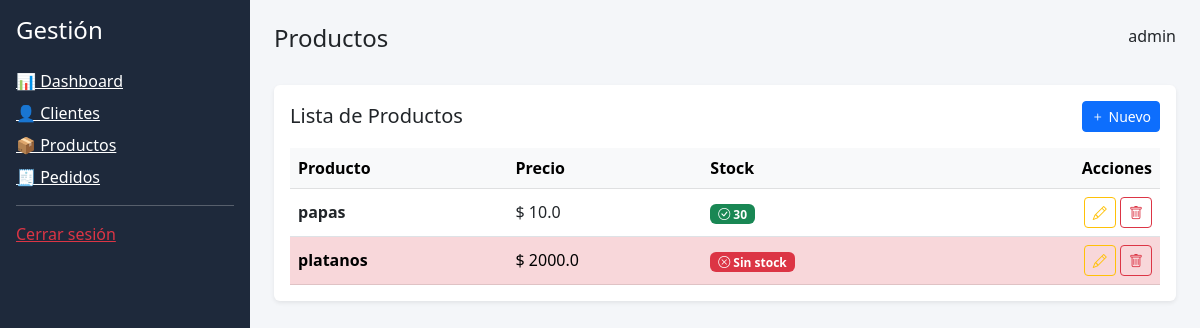
The page /productos/ (signed in) on the database its author committed.
### core/models.py (models this page shows, shortened)
class Producto(models.Model):
    nombre = models.CharField(max_length=100, unique=True)
    precio = models.FloatField()
    stock = models.IntegerField()

### core/views.py (the view)
# urls.py: path('productos/', views.lista_productos),
@login_required
def lista_productos(request):
    productos = Producto.objects.all()
    return render(request, 'productos.html', {'productos': productos})

### core/templates/productos.html
{% extends 'base.html' %}
{% block title %}Productos{% endblock %}
{% block content %}
<div class="card border-0 shadow-sm p-3">
    <div class="d-flex justify-content-between align-items-center mb-3">
        <h5 class="mb-0">Lista de Productos</h5>
        {% if user.perfil.tipo_usuario == 'admin' %}
        <a href="/crear-producto/" class="btn btn-primary btn-sm">
            <i class="bi bi-plus"></i> Nuevo
        </a>
        {% endif %}
    </div>
    <table class="table align-middle table-hover mb-0">
        <thead class="table-light">
            <tr>
                <th>Producto</th>
                <th>Precio</th>
                <th>Stock</th>
                <th class="text-end">Acciones</th>
            </tr>
        </thead>
        <tbody>
        {% for producto in productos %}
        <tr class="
            {% if producto.stock == 0 %}
                table-danger
            {% elif producto.stock < 5 %}
                table-warning
            {% endif %}
        ">
            <td class="fw-semibold">
                {{ producto.nombre }}
            </td>
            <td>
                $ {{ producto.precio }}
            </td>
            <td>
                {% if producto.stock > 10 %}
                    <span class="badge bg-success">
                        <i class="bi bi-check-circle"></i> {{ producto.stock }}
                    </span>
                {% elif producto.stock > 0 %}
                    <span class="badge bg-warning text-dark">
                        <i class="bi bi-exclamation-triangle"></i> {{ producto.stock }}
                    </span>
                {% else %}
                    <span class="badge bg-danger">
                        <i class="bi bi-x-circle"></i> Sin stock
                    </span>
                {% endif %}
            </td>
            <td class="text-end">
                {% if user.perfil.tipo_usuario == 'admin' %}
                <a href="/editar-producto/{{ producto.id }}/"
                   class="btn btn-outline-warning btn-sm">
                    <i class="bi bi-pencil"></i>
                </a>
                <a href="/eliminar-producto/{{ producto.id }}/"
                   class="btn btn-outline-danger btn-sm">
                    <i class="bi bi-trash"></i>
                </a>
                {% endif %}
            </td>
        </tr>
        {% empty %}
        <tr>
            <td colspan="4" class="text-center text-muted">
                No hay productos registrados
            </td>
        </tr>
        {% endfor %}
        </tbody>
    </table>
</div>
{% endblock %}

### core/templates/base.html (shortened to what this page needs)
<!DOCTYPE html>
<html>
<head>
    <link href="https://cdn.jsdelivr.net/npm/bootstrap@5.3.0/dist/css/bootstrap.min.css" rel="stylesheet">
    <link href="https://cdn.jsdelivr.net/npm/bootstrap-icons/font/bootstrap-icons.css" rel="stylesheet">
</head>
<body style="background:#f4f6f9;">
<div class="d-flex">
    <div style="width:250px; background:#1e293b; min-height:100vh;" class="text-white p-3">
        <h4 class="mb-4">Gestión</h4>
        <a href="/dashboard/" class="d-block text-white mb-2">📊 Dashboard</a>
        {% if user.perfil.tipo_usuario == 'admin' %}
        <a href="/clientes/" class="d-block text-white mb-2">👤 Clientes</a>
        <a href="/productos/" class="d-block text-white mb-2">📦 Productos</a>
        {% endif %}
        <a href="/pedidos/" class="d-block text-white mb-2">🧾 Pedidos</a>
        <hr>
        <a href="/logout/" class="text-danger">Cerrar sesión</a>
    </div>
    <div class="flex-grow-1 p-4">
        <div class="d-flex justify-content-between mb-4">
            <h4>{% block title %}{% endblock %}</h4>
            <span>{{ user.username }}</span>
        </div>
        {% block content %}{% endblock %}
    </div>
</div>
</body>
</html>

### rows shown on the page
Producto: nombre "papas", precio "10.0", stock "30"
Producto: nombre "platanos", precio "2000.0", stock 0 (drawn)

### other values the page prints
{{ user.username }} "admin"
